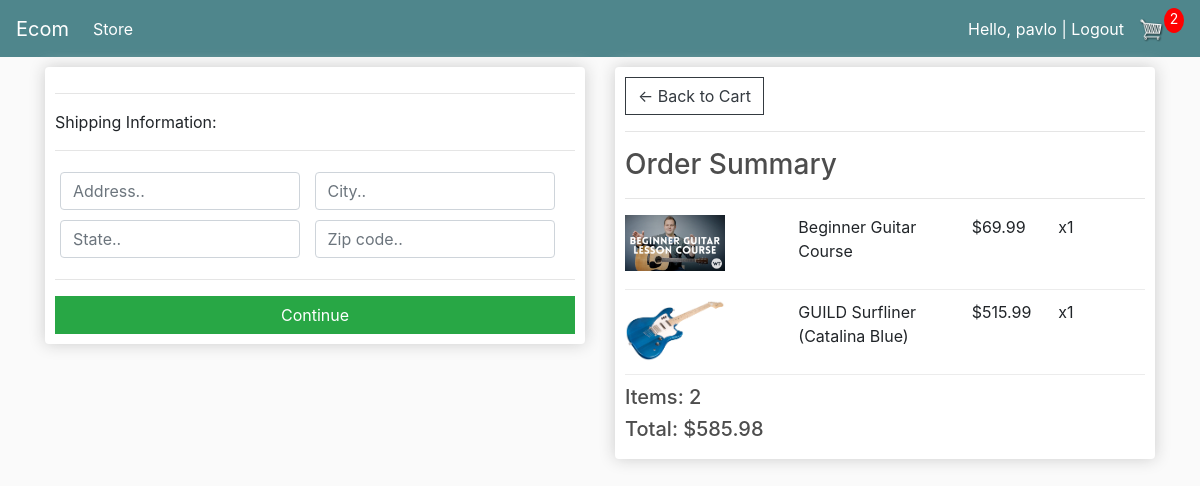
Screenshot of /checkout/ (signed in) with the database file from the repository.
### store/models.py (models this page shows, shortened)
class OrderItem(models.Model):
	product = models.ForeignKey(Product, on_delete=models.SET_NULL, null=True)
	order = models.ForeignKey(Order, on_delete=models.SET_NULL, null=True)
	quantity = models.IntegerField(default=0, null=True, blank=True)
	date_added = models.DateTimeField(auto_now_add=True)
	@property
	def get_total(self):
		total = self.product.price * self.quantity
		return total

class Product(models.Model):
	name = models.CharField(max_length=200)
	price = models.DecimalField(max_digits=7, decimal_places=2)
	digital = models.BooleanField(default=False,null=True, blank=True)
	image = models.ImageField(null=True, blank=True)
	@property
	def imageURL(self):
		try:
			url = self.image.url
		except:
			url = ''
		return url

class Order(models.Model):
	customer = models.ForeignKey(Customer, on_delete=models.SET_NULL, null=True, blank=True)
	date_ordered = models.DateTimeField(auto_now_add=True)
	complete = models.BooleanField(default=False)
	transaction_id = models.CharField(max_length=100, null=True)
	@property
	def shipping(self):
		shipping = False
		orderitems = self.orderitem_set.all()
		for i in orderitems:
			if i.product.digital == False:
				shipping = True
		return shipping
	@property
	def get_cart_total(self):
		orderitems = self.orderitem_set.all()
		total = sum([item.get_total for item in orderitems])
		return total
	@property
	def get_cart_items(self):
		orderitems = self.orderitem_set.all()
		total = sum([item.quantity for item in orderitems])
		return total

### store/views.py (the view)
# urls.py: path("checkout/", views.checkout, name="checkout"),
def checkout(request):
    data = cartData(request)
    cartItems = data["cartItems"]
    order = data["order"]
    items = data["items"]
    context = {"items": items, "order": order, "cartItems": cartItems}
    return render(request, "store/checkout.html", context)

### store/utils.py (called while the page is built)
def cartData(request):
    if request.user.is_authenticated:
        customer = request.user.customer
        order, created = Order.objects.get_or_create(customer=customer, complete=False)
        items = order.orderitem_set.all()
        cartItems = order.get_cart_items
    else:
        cookieData = cookieCart(request)
        cartItems = cookieData["cartItems"]
        order = cookieData["order"]
        items = cookieData["items"]
    return {"cartItems": cartItems, "order": order, "items": items}

### store/templates/store/checkout.html (shortened to what this page needs)
{% extends "store/main.html" %}
{%load static%}
{% block content %}
<div class="row">
    <div class="col-lg-6">
        <div class="box-element" id="form-wrapper">
            <form id="form">
                <div id="shipping-info">
                    <hr>
                    <p>Shipping Information:</p>
                    <hr>
                    <div class="form-field">
                        <input class="form-control" type="text" name="address" placeholder="Address..">
                    </div>
                    <div class="form-field">
                        <input class="form-control" type="text" name="city" placeholder="City..">
                    </div>
                    <div class="form-field">
                        <input class="form-control" type="text" name="state" placeholder="State..">
                    </div>
                    <div class="form-field">
                        <input class="form-control" type="text" name="zipcode" placeholder="Zip code..">
                    </div>
                </div>
                <hr>
                <input id="form-button" class="btn btn-success btn-block" type="submit" value="Continue">
            </form>
        </div>
        <br>
    </div>
    <div class="col-lg-6">
        <div class="box-element">
            <a class="btn btn-outline-dark" href="{% url 'cart' %}">&#x2190; Back to Cart</a>
            <hr>
            <h3>Order Summary</h3>
            <hr>
            {% for item in items %}
            <div class="cart-row">
                <div style="flex:2"><img class="row-image" src="{{item.product.imageURL}}"></div>
                <div style="flex:2">
                    <p>{{item.product.name}}</p>
                </div>
                <div style="flex:1">
                    <p>${{item.product.price}}</p>
                </div>
                <div style="flex:1">
                    <p>x{{ item.quantity}}</p>
                </div>
            </div>
            {% endfor %}
            <h5>Items: {{order.get_cart_items}}</h5>
            <h5>Total: ${{order.get_cart_total}}</h5>
        </div>
    </div>
</div>
{% endblock content %}

### store/templates/store/main.html (shortened to what this page needs)
<!DOCTYPE html>
{% load static %}
<html>
<head>
    <link rel="stylesheet" href="https://stackpath.bootstrapcdn.com/bootstrap/4.4.1/css/bootstrap.min.css"
>
    <link rel="stylesheet" type="text/css" href="{% static 'css/main.css' %}">
</head>
<body>
    <nav class="navbar navbar-expand-lg navbar-dark bg-dark">
        <a class="navbar-brand" href="{% url 'store' %}">Ecom</a>
        <div class="collapse navbar-collapse" id="navbarSupportedContent">
            <ul class="navbar-nav mr-auto">
                <li class="nav-item active">
                    <a class="nav-link" href="{% url 'store' %}">Store <span class="sr-only">(current)</span></a>
                </li>
            </ul>
            <div class="form-inline my-2 my-lg-0">
                {% if request.user.is_authenticated %}
                <span class="hello-msg">Hello, {{request.user}} |</span>
                <span><a class="hello-msg" href="{% url 'logout' %}">&nbsp;Logout</a></span>
                {% else %}
                <a href="{% url 'login' %}" class="btn btn-warning">Login</a>
                {% endif %}
                <a href="{% url 'cart' %}">
                    <img id="cart-icon" src="{% static 'images/cart.png' %}">
                </a>
                <p id="cart-total">{{cartItems}}</p>
            </div>
        </div>
    </nav>
    <div class="container">
        {% block content %}
        {% endblock content %}
    </div>
</body>
</html>

### static/css/main.css (style rules this page uses)
body { background-color: hsl(0, 0%, 98%); }
h1,h2,h3,h4,h5,h6 { color:hsl(0, 0%, 30%); }
.box-element { box-shadow:hsl(0, 0%, 80%) 0 0 16px; background-color: #fff; border-radius: 4px; padding: 10px; }
.bg-dark { background-color: #4f868c!important; }
#cart-icon { width:25px; display: inline-block; margin-left: 15px; }
#cart-total { display: block; text-align: center; color:#fff; background-color: red; width: 20px; height: 25px; border-radius: 50%; font-size: 14px; }
.col-lg-4, .col-lg-6, .col-lg-8, .col-lg-12 { margin-top: 10px; }
.btn { border-radius: 0; }
.row-image { width: 100px; }
.form-field { width:250px; display: inline-block; padding: 5px; }
.cart-row { display: flex; align-items: flex-stretch; padding-bottom: 10px; margin-bottom: 10px; border-bottom: 1px solid #ececec; }

### store/templates/store/main.html (style rules this page uses)
.hello-msg { color : white; }

### rows the page displays
OrderItem: product.imageURL (picture), product.name "Beginner Guitar Course", product.price "69.99", quantity "1"
OrderItem: product.imageURL (picture), product.name "GUILD Surfliner (Catalina Blue)", product.price "515.99", quantity "1"
Order: get_cart_items "2", get_cart_total "585.98"

### other values shown
{{ request.user }} "pavlo"
{{ cartItems }} "2"
